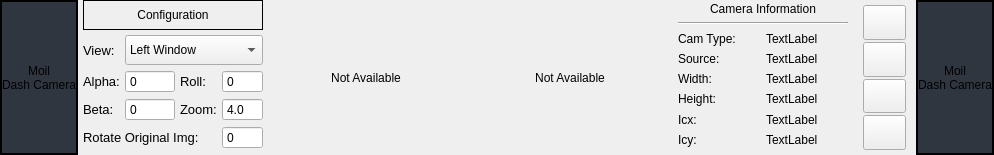
              <widget class="QFrame" name="frame_configuration_view">
               <property name="sizePolicy">
                <sizepolicy hsizetype="Preferred" vsizetype="Expanding">
                 <horstretch>0</horstretch>
                 <verstretch>0</verstretch>
                </sizepolicy>
               </property>
               <property name="maximumSize">
                <size>
                 <width>16777215</width>
                 <height>155</height>
                </size>
               </property>
               <layout class="QHBoxLayout" name="horizontalLayout_2">
                <property name="spacing">
                 <number>5</number>
                </property>
                <property name="leftMargin">
                 <number>0</number>
                </property>
                <property name="topMargin">
                 <number>0</number>
                </property>
                <property name="rightMargin">
                 <number>0</number>
                </property>
                <property name="bottomMargin">
                 <number>0</number>
                </property>
                <item>
                 <widget class="QLabel" name="label_text_dash_1">
                  <property name="maximumSize">
                   <size>
                    <width>16777215</width>
                    <height>16777215</height>
                   </size>
                  </property>
                  <property name="styleSheet">
                   <string notr="true">background-color: #2f3640;
border-color: rgb(255, 0, 255);</string>
                  </property>
                  <property name="frameShape">
                   <enum>QFrame::WinPanel</enum>
                  </property>
                  <property name="text">
                   <string>Moil
Dash Camera</string>
                  </property>
                  <property name="alignment">
                   <set>Qt::AlignCenter</set>
                  </property>
                 </widget>
                </item>
                <item>
                 <layout class="QVBoxLayout" name="verticalLayout_8">
                  <item>
                   <layout class="QGridLayout" name="gridLayout">
                    <property name="bottomMargin">
                     <number>5</number>
                    </property>
                    <item row="0" column="1" colspan="5">
                     <widget class="QLabel" name="label_2">
                      <property name="minimumSize">
                       <size>
                        <width>0</width>
                        <height>30</height>
                       </size>
                      </property>
                      <property name="maximumSize">
                       <size>
                        <width>16777215</width>
                        <height>16777215</height>
                       </size>
                      </property>
                      <property name="frameShape">
                       <enum>QFrame::Box</enum>
                      </property>
                      <property name="text">
                       <string>Configuration</string>
                      </property>
                      <property name="alignment">
                       <set>Qt::AlignCenter</set>
                      </property>
                     </widget>
                    </item>
                    <item row="4" column="1">
                     <widget class="QLabel" name="label_51">
                      <property name="font">
                       <font>
                        <pointsize>10</pointsize>
                       </font>
                      </property>
                      <property name="text">
                       <string>Alpha:</string>
                      </property>
                     </widget>
                    </item>
                    <item row="5" column="4">
                     <widget class="QLabel" name="label_53">
                      <property name="font">
                       <font>
                        <pointsize>10</pointsize>
                       </font>
                      </property>
                      <property name="text">
                       <string>Zoom:</string>
                      </property>
                     </widget>
                    </item>
                    <item row="4" column="2" colspan="2">
                     <widget class="QSpinBox" name="spinBox_alpha_anypoint_view_dash">
                      <property name="minimumSize">
                       <size>
                        <width>0</width>
                        <height>0</height>
                       </size>
                      </property>
                      <property name="maximumSize">
                       <size>
                        <width>16777215</width>
                        <height>16777215</height>
                       </size>
                      </property>
                      <property name="buttonSymbols">
                       <enum>QAbstractSpinBox::NoButtons</enum>
                      </property>
                      <property name="minimum">
                       <number>-110</number>
                      </property>
                      <property name="maximum">
                       <number>110</number>
                      </property>
                     </widget>
                    </item>
                    <item row="5" column="1">
                     <widget class="QLabel" name="label_52">
                      <property name="font">
                       <font>
                        <pointsize>10</pointsize>
                       </font>
                      </property>
                      <property name="text">
                       <string>Beta:</string>
                      </property>
                     </widget>
                    </item>
                    <item row="4" column="4">
                     <widget class="QLabel" name="label_54">
                      <property name="font">
                       <font>
                        <pointsize>10</pointsize>
                       </font>
                      </property>
                      <property name="text">
                       <string>Roll:</string>
                      </property>
                     </widget>
                    </item>
                    <item row="5" column="2" colspan="2">
                     <widget class="QSpinBox" name="spinBox_beta_anypoint_view_dash">
                      <property name="minimumSize">
                       <size>
                        <width>0</width>
                        <height>0</height>
                       </size>
                      </property>
                      <property name="maximumSize">
                       <size>
                        <width>100</width>
                        <height>16777215</height>
                       </size>
                      </property>
                      <property name="buttonSymbols">
                       <enum>QAbstractSpinBox::NoButtons</enum>
                      </property>
                      <property name="minimum">
                       <number>-110</number>
                      </property>
                      <property name="maximum">
                       <number>110</number>
                      </property>
                     </widget>
                    </item>
                    <item row="6" column="5">
                     <widget class="QSpinBox" name="spinBox_rotate_image_original_dash">
                      <property name="minimumSize">
                       <size>
                        <width>0</width>
                        <height>0</height>
                       </size>
                      </property>
                      <property name="maximumSize">
                       <size>
                        <width>16777215</width>
                        <height>16777215</height>
                       </size>
                      </property>
                      <property name="buttonSymbols">
                       <enum>QAbstractSpinBox::NoButtons</enum>
                      </property>
                      <property name="minimum">
                       <number>-180</number>
                      </property>
                      <property name="maximum">
                       <number>180</number>
                      </property>
                     </widget>
                    </item>
                    <item row="5" column="5">
                     <widget class="QDoubleSpinBox" name="spinBox_zoom_anypoint_view_dash">
                      <property name="minimumSize">
                       <size>
                        <width>0</width>
                        <height>0</height>
                       </size>
                      </property>
                      <property name="maximumSize">
                       <size>
                        <width>16777215</width>
                        <height>16777215</height>
                       </size>
                      </property>
                      <property name="buttonSymbols">
                       <enum>QAbstractSpinBox::NoButtons</enum>
                      </property>
                      <property name="decimals">
                       <number>1</number>
                      </property>
                      <property name="singleStep">
                       <double>0.100000000000000</double>
                      </property>
                      <property name="value">
                       <double>4.000000000000000</double>
                      </property>
                     </widget>
                    </item>
                    <item row="3" column="1">
                     <widget class="QLabel" name="label">
                      <property name="minimumSize">
                       <size>
                        <width>0</width>
                        <height>0</height>
                       </size>
                      </property>
                      <property name="maximumSize">
                       <size>
                        <width>16777215</width>
                        <height>16777215</height>
                       </size>
                      </property>
                      <property name="font">
                       <font>
                        <pointsize>10</pointsize>
                       </font>
                      </property>
                      <property name="text">
                       <string>View:</string>
                      </property>
                      <property name="alignment">
                       <set>Qt::AlignLeading|Qt::AlignLeft|Qt::AlignVCenter</set>
                      </property>
                     </widget>
                    </item>
                    <item row="4" column="5">
                     <widget class="QSpinBox" name="spinBox_roll_anypoint_view_dash">
                      <property name="minimumSize">
                       <size>
                        <width>0</width>
                        <height>0</height>
                       </size>
                      </property>
                      <property name="maximumSize">
                       <size>
                        <width>16777215</width>
                        <height>16777215</height>
                       </size>
                      </property>
                      <property name="buttonSymbols">
                       <enum>QAbstractSpinBox::NoButtons</enum>
                      </property>
                      <property name="minimum">
                       <number>-180</number>
                      </property>
                      <property name="maximum">
                       <number>180</number>
                      </property>
                     </widget>
                    </item>
                    <item row="3" column="2" colspan="4">
                     <widget class="QComboBox" name="comboBox_select_view_dash">
                      <property name="sizePolicy">
                       <sizepolicy hsizetype="Preferred" vsizetype="Fixed">
                        <horstretch>0</horstretch>
                        <verstretch>0</verstretch>
                       </sizepolicy>
                      </property>
                      <property name="minimumSize">
                       <size>
                        <width>0</width>
                        <height>30</height>
                       </size>
                      </property>
                      <property name="maximumSize">
                       <size>
                        <width>16777215</width>
                        <height>16777215</height>
                       </size>
                      </property>
                      <item>
                       <property name="text">
                        <string>Left Window</string>
                       </property>
                      </item>
                      <item>
                       <property name="text">
                        <string>Right Window</string>
                       </property>
                      </item>
                      <item>
                       <property name="text">
                        <string>Steering View</string>
                       </property>
                      </item>
                      <item>
                       <property name="text">
                        <string>Second Driver View</string>
                       </property>
                      </item>
                     </widget>
                    </item>
                    <item row="6" column="1" colspan="4">
                     <widget class="QLabel" name="label_55">
                      <property name="font">
                       <font>
                        <pointsize>10</pointsize>
                       </font>
                      </property>
                      <property name="text">
                       <string>Rotate Original Img:</string>
                      </property>
                     </widget>
                    </item>
                   </layout>
                  </item>
                  <item>
                   <spacer name="verticalSpacer">
                    <property name="orientation">
                     <enum>Qt::Vertical</enum>
                    </property>
                    <property name="sizeHint" stdset="0">
                     <size>
                      <width>20</width>
                      <height>40</height>
                     </size>
                    </property>
                   </spacer>
                  </item>
                 </layout>
                </item>
                <item>
                 <widget class="QFrame" name="frame_image_view_setting">
                  <property name="minimumSize">
                   <size>
                    <width>400</width>
                    <height>0</height>
                   </size>
                  </property>
                  <property name="frameShape">
                   <enum>QFrame::NoFrame</enum>
                  </property>
                  <property name="frameShadow">
                   <enum>QFrame::Raised</enum>
                  </property>
                  <layout class="QHBoxLayout" name="horizontalLayout_13">
                   <property name="spacing">
                    <number>8</number>
                   </property>
                   <property name="leftMargin">
                    <number>0</number>
                   </property>
                   <property name="topMargin">
                    <number>0</number>
                   </property>
                   <property name="rightMargin">
                    <number>0</number>
                   </property>
                   <property name="bottomMargin">
                    <number>0</number>
                   </property>
                   <item>
                    <widget class="QLabel" name="lbl_image_anypoint_view_dash">
                     <property name="maximumSize">
                      <size>
                       <width>240</width>
                       <height>160</height>
                      </size>
                     </property>
                     <property name="text">
                      <string>Not Available</string>
                     </property>
                     <property name="alignment">
                      <set>Qt::AlignCenter</set>
                     </property>
                    </widget>
                   </item>
                   <item>
                    <widget class="QLabel" name="lbl_image_original_dash_dash">
                     <property name="maximumSize">
                      <size>
                       <width>320</width>
                       <height>160</height>
                      </size>
                     </property>
                     <property name="text">
                      <string>Not Available</string>
                     </property>
                     <property name="alignment">
                      <set>Qt::AlignCenter</set>
                     </property>
                    </widget>
                   </item>
                  </layout>
                 </widget>
                </item>
                <item>
                 <widget class="QFrame" name="frame_camera_info">
                  <property name="minimumSize">
                   <size>
                    <width>180</width>
                    <height>0</height>
                   </size>
                  </property>
                  <property name="frameShape">
                   <enum>QFrame::NoFrame</enum>
                  </property>
                  <layout class="QGridLayout" name="gridLayout_6">
                   <property name="leftMargin">
                    <number>5</number>
                   </property>
                   <property name="topMargin">
                    <number>2</number>
                   </property>
                   <property name="rightMargin">
                    <number>5</number>
                   </property>
                   <property name="bottomMargin">
                    <number>8</number>
                   </property>
                   <item row="6" column="1">
                    <widget class="QLabel" name="lbl_info_icx_dash">
                     <property name="text">
                      <string>TextLabel</string>
                     </property>
                     <property name="alignment">
                      <set>Qt::AlignLeading|Qt::AlignLeft|Qt::AlignVCenter</set>
                     </property>
                    </widget>
                   </item>
                   <item row="2" column="1">
                    <widget class="QLabel" name="lbl_info_camera_type_dash">
                     <property name="maximumSize">
                      <size>
                       <width>82</width>
                       <height>16777215</height>
                      </size>
                     </property>
                     <property name="text">
                      <string>TextLabel</string>
                     </property>
                     <property name="alignment">
                      <set>Qt::AlignLeading|Qt::AlignLeft|Qt::AlignVCenter</set>
                     </property>
                    </widget>
                   </item>
                   <item row="3" column="0">
                    <widget class="QLabel" name="label_16">
                     <property name="maximumSize">
                      <size>
                       <width>90</width>
                       <height>16777215</height>
                      </size>
                     </property>
                     <property name="text">
                      <string>Source:</string>
                     </property>
                    </widget>
                   </item>
                   <item row="3" column="1">
                    <widget class="QLabel" name="lbl_info_source_dash">
                     <property name="text">
                      <string>TextLabel</string>
                     </property>
                     <property name="alignment">
                      <set>Qt::AlignLeading|Qt::AlignLeft|Qt::AlignVCenter</set>
                     </property>
                    </widget>
                   </item>
                   <item row="7" column="1">
                    <widget class="QLabel" name="lbl_info_icy_dash">
                     <property name="text">
                      <string>TextLabel</string>
                     </property>
                     <property name="alignment">
                      <set>Qt::AlignLeading|Qt::AlignLeft|Qt::AlignVCenter</set>
                     </property>
                    </widget>
                   </item>
                   <item row="7" column="0">
                    <widget class="QLabel" name="label_18">
                     <property name="maximumSize">
                      <size>
                       <width>90</width>
                       <height>16777215</height>
                      </size>
                     </property>
                     <property name="text">
                      <string>Icy:</string>
                     </property>
                    </widget>
                   </item>
                   <item row="0" column="0" colspan="2">
                    <widget class="QLabel" name="label_10">
                     <property name="minimumSize">
                      <size>
                       <width>0</width>
                       <height>0</height>
                      </size>
                     </property>
                     <property name="maximumSize">
                      <size>
                       <width>16777215</width>
                       <height>16777215</height>
                      </size>
                     </property>
                     <property name="frameShape">
                      <enum>QFrame::NoFrame</enum>
                     </property>
                     <property name="text">
                      <string>Camera Information</string>
                     </property>
                     <property name="alignment">
                      <set>Qt::AlignCenter</set>
                     </property>
                    </widget>
                   </item>
                   <item row="5" column="0">
                    <widget class="QLabel" name="label_17">
                     <property name="maximumSize">
                      <size>
                       <width>90</width>
                       <height>16777215</height>
                      </size>
                     </property>
                     <property name="text">
                      <string>Height:</string>
                     </property>
                    </widget>
                   </item>
                   <item row="6" column="0">
                    <widget class="QLabel" name="label_19">
                     <property name="maximumSize">
                      <size>
                       <width>90</width>
                       <height>16777215</height>
                      </size>
                     </property>
                     <property name="text">
                      <string>Icx:</string>
                     </property>
                    </widget>
                   </item>
                   <item row="4" column="1">
                    <widget class="QLabel" name="lbl_info_width_image_dash">
                     <property name="text">
                      <string>TextLabel</string>
                     </property>
                     <property name="alignment">
                      <set>Qt::AlignLeading|Qt::AlignLeft|Qt::AlignVCenter</set>
                     </property>
                    </widget>
                   </item>
                   <item row="2" column="0">
                    <widget class="QLabel" name="label_12">
                     <property name="maximumSize">
                      <size>
                       <width>90</width>
                       <height>16777215</height>
                      </size>
                     </property>
                     <property name="text">
                      <string>Cam Type:</string>
                     </property>
                    </widget>
                   </item>
                   <item row="4" column="0">
                    <widget class="QLabel" name="label_15">
                     <property name="maximumSize">
                      <size>
                       <width>90</width>
                       <height>16777215</height>
                      </size>
                     </property>
                     <property name="text">
                      <string>Width:</string>
                     </property>
                    </widget>
                   </item>
                   <item row="5" column="1">
                    <widget class="QLabel" name="lbl_info_height_image_dash">
                     <property name="text">
                      <string>TextLabel</string>
                     </property>
                     <property name="alignment">
                      <set>Qt::AlignLeading|Qt::AlignLeft|Qt::AlignVCenter</set>
                     </property>
                    </widget>
                   </item>
                   <item row="1" column="0" colspan="2">
                    <widget class="Line" name="line_2">
                     <property name="orientation">
                      <enum>Qt::Horizontal</enum>
                     </property>
                    </widget>
                   </item>
                  </layout>
                 </widget>
                </item>
                <item>
                 <widget class="QFrame" name="frame_config_button_group">
                  <property name="maximumSize">
                   <size>
                    <width>60</width>
                    <height>16777215</height>
                   </size>
                  </property>
                  <layout class="QVBoxLayout" name="verticalLayout_3">
                   <property name="spacing">
                    <number>2</number>
                   </property>
                   <property name="leftMargin">
                    <number>5</number>
                   </property>
                   <property name="topMargin">
                    <number>5</number>
                   </property>
                   <property name="rightMargin">
                    <number>5</number>
                   </property>
                   <property name="bottomMargin">
                    <number>5</number>
                   </property>
                   <item>
                    <widget class="QPushButton" name="btn_source_config_dash">
                     <property name="sizePolicy">
                      <sizepolicy hsizetype="Expanding" vsizetype="Expanding">
                       <horstretch>0</horstretch>
                       <verstretch>0</verstretch>
                      </sizepolicy>
                     </property>
                     <property name="minimumSize">
                      <size>
                       <width>0</width>
                       <height>0</height>
                      </size>
                     </property>
                     <property name="maximumSize">
                      <size>
                       <width>16777215</width>
                       <height>16777215</height>
                      </size>
                     </property>
                     <property name="font">
                      <font>
                       <pointsize>10</pointsize>
                       <weight>75</weight>
                       <bold>true</bold>
                      </font>
                     </property>
                     <property name="toolTip">
                      <string>Open Video or Camera</string>
                     </property>
                     <property name="styleSheet">
                      <string notr="true"/>
                     </property>
                     <property name="text">
                      <string/>
                     </property>
                     <property name="iconSize">
                      <size>
                       <width>25</width>
                       <height>25</height>
                      </size>
                     </property>
                    </widget>
                   </item>
                   <item>
                    <widget class="QPushButton" name="btn_parameter_form_dash">
                     <property name="sizePolicy">
                      <sizepolicy hsizetype="Expanding" vsizetype="Expanding">
                       <horstretch>0</horstretch>
                       <verstretch>0</verstretch>
                      </sizepolicy>
                     </property>
                     <property name="minimumSize">
                      <size>
                       <width>0</width>
                       <height>0</height>
                      </size>
                     </property>
                     <property name="maximumSize">
                      <size>
                       <width>16777215</width>
                       <height>16777215</height>
                      </size>
                     </property>
                     <property name="font">
                      <font>
                       <pointsize>10</pointsize>
                       <weight>75</weight>
                       <bold>true</bold>
                      </font>
                     </property>
                     <property name="toolTip">
                      <string>Back to home</string>
                     </property>
                     <property name="styleSheet">
                      <string notr="true"/>
                     </property>
                     <property name="text">
                      <string/>
                     </property>
                     <property name="iconSize">
                      <size>
                       <width>25</width>
                       <height>25</height>
                      </size>
                     </property>
                    </widget>
                   </item>
                   <item>
                    <widget class="QPushButton" name="btn_change_camera_type_dash">
                     <property name="sizePolicy">
                      <sizepolicy hsizetype="Expanding" vsizetype="Expanding">
                       <horstretch>0</horstretch>
                       <verstretch>0</verstretch>
                      </sizepolicy>
                     </property>
                     <property name="minimumSize">
                      <size>
                       <width>0</width>
                       <height>0</height>
                      </size>
                     </property>
                     <property name="maximumSize">
                      <size>
                       <width>16777215</width>
                       <height>16777215</height>
                      </size>
                     </property>
                     <property name="font">
                      <font>
                       <pointsize>10</pointsize>
                       <weight>75</weight>
                       <bold>true</bold>
                      </font>
                     </property>
                     <property name="toolTip">
                      <string>Back to home</string>
                     </property>
                     <property name="styleSheet">
                      <string notr="true"/>
                     </property>
                     <property name="text">
                      <string/>
                     </property>
                     <property name="iconSize">
                      <size>
                       <width>25</width>
                       <height>25</height>
                      </size>
                     </property>
                    </widget>
                   </item>
                   <item>
                    <widget class="QPushButton" name="btn_close_dash">
                     <property name="sizePolicy">
                      <sizepolicy hsizetype="Expanding" vsizetype="Expanding">
                       <horstretch>0</horstretch>
                       <verstretch>0</verstretch>
                      </sizepolicy>
                     </property>
                     <property name="minimumSize">
                      <size>
                       <width>0</width>
                       <height>0</height>
                      </size>
                     </property>
                     <property name="maximumSize">
                      <size>
                       <width>16777215</width>
                       <height>16777215</height>
                      </size>
                     </property>
                     <property name="font">
                      <font>
                       <pointsize>10</pointsize>
                       <weight>75</weight>
                       <bold>true</bold>
                      </font>
                     </property>
                     <property name="toolTip">
                      <string>Back to home</string>
                     </property>
                     <property name="styleSheet">
                      <string notr="true"/>
                     </property>
                     <property name="text">
                      <string/>
                     </property>
                     <property name="iconSize">
                      <size>
                       <width>25</width>
                       <height>25</height>
                      </size>
                     </property>
                    </widget>
                   </item>
                  </layout>
                 </widget>
                </item>
                <item>
                 <widget class="QLabel" name="label_text_dash_2">
                  <property name="maximumSize">
                   <size>
                    <width>16777215</width>
                    <height>16777215</height>
                   </size>
                  </property>
                  <property name="styleSheet">
                   <string notr="true">background-color: #2f3640;
border-color: rgb(255, 0, 255);</string>
                  </property>
                  <property name="frameShape">
                   <enum>QFrame::WinPanel</enum>
                  </property>
                  <property name="text">
                   <string>Moil
Dash Camera</string>
                  </property>
                  <property name="alignment">
                   <set>Qt::AlignCenter</set>
                  </property>
                 </widget>
                </item>
               </layout>
              </widget>
